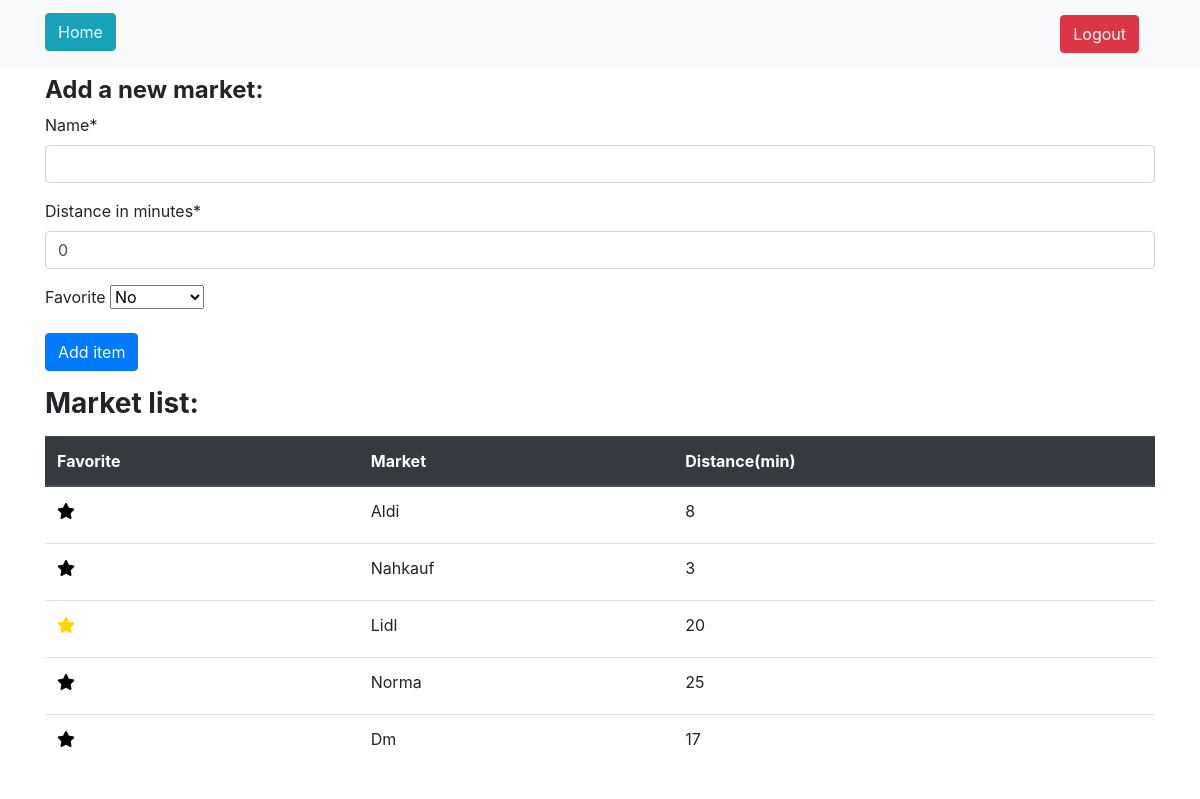
/createMarket/ (signed in), run on the app's committed database.
### calculator/models.py (models this page shows, shortened)
class MarketCreatedModel(models.Model):
    name = models.CharField(max_length=100, null=True)
    distance = models.PositiveIntegerField(null=True)
    favorite = models.BooleanField(null=True, default=False)
    user_id = models.ForeignKey(User, null=True, on_delete=models.CASCADE)

### calculator/views.py (the view, shortened to what this page needs)
# urls.py: path('createMarket/', views.MarketPageView.as_view(), name='market_page'),
@method_decorator(login_required, name='dispatch')
class MarketPageView(View):
    template_name = 'marketCreation.html'
    form_class = CreateNewMarketForm
    def get_context_data(self, **kwargs):
        context = {'form': self.form_class(), }
        context['list_of_markets'] = MarketCreatedModel.objects.filter(
            user_id=self.request.user.id)
        return context
    def get(self, request, *args, **kwargs):
        form = self.form_class(initial={'distance': 0, 'favorite': 0})
        context = self.get_context_data()
        context['form'] = form
        return render(request, self.template_name, context=context)

### calculator/forms.py
class CreateNewMarketForm(forms.ModelForm):
    class Meta:
        model = MarketCreatedModel
        fields = ['name', 'distance', 'favorite']
        labels = {
            'distance': 'Distance in minutes',
        }

### calculator/templates/marketCreation.html (shortened to what this page needs)
{% extends "base.html" %}
{% load static %}
{% load crispy_forms_tags %}
{% block content %}
    <div class="container mt-2">
        <div class="row">
            <div class="col-md">
                <h4>
                    <strong>Add a new market:</strong>
                </h4>
            </div>
        </div>
        <form method="POST">
            {% csrf_token %} {{ form|crispy }}
            <button class="btn btn-primary" type="submit" name="saveItem">Add item</button>
        </form>
    </div>
    <div class="container mt-3">
        <div class="row">
            <div class="col">
                <label for="itemList">
                    <h3>
                        <strong>Market list:</strong>
                    </h3>
                </label>
            </div>
        </div>
        <div class="row">
            <div class="col">
                {% if list_of_markets %}
                    <table class="table">
                        <thead class="thead-dark">
                            <tr>
                                <th>Favorite</th>
                                <th>Market</th>
                                <th>Distance(min)</th>
                            </tr>
                        </thead>
                        <tbody>
                            {% for market in list_of_markets %}
                                <tr>
                                    <td>
                                        <div class="btn-group btn-group-toggle" data-toggle="buttons">
                                            {% if market.favorite %}
                                                <label class="custom-btn custom-btn-yellow">
                                                    <a href="{% url 'unfavorite_market' pk=market.pk %}">
                                                        <i class="fas fa-star"></i>
                                                    </a>
                                                </label>
                                            {% else %}
                                                <label class="custom-btn custom-btn-black">
                                                    <a href="{% url 'favorite_market' pk=market.pk %}">
                                                        <i class="fas fa-star"></i>
                                                    </a>
                                                </label>
                                            {% endif %}
                                </div>
                                <td>{{ market.name|title }}</td>
                                <td>{{ market.distance }}</td>
                            </tr>
                        {% endfor %}
                    </tbody>
                </table>
            {% else %}
                <p>No markets added yet.</p>
            {% endif %}
        </div>
    </div>
</div>
<link rel="stylesheet" type="text/css" href="{% static 'css/styles.css' %}">
{% endblock content %}

### static/css/styles.css (style rules this page uses)
.custom-btn.custom-btn-yellow a { color: rgb(255,215,0) }
.custom-btn.custom-btn-yellow a i { color: rgb(255,215,0) }
.custom-btn.custom-btn-black a { color: black; }
.custom-btn.custom-btn-black a i { color: black; }

### data on the page
MarketCreatedModel: favorite False (drawn), name "Aldi", distance "8"
MarketCreatedModel: favorite False (drawn), name "Nahkauf", distance "3"
MarketCreatedModel: favorite True (drawn), name "Lidl", distance "20"
MarketCreatedModel: favorite False (drawn), name "Norma", distance "25"
MarketCreatedModel: favorite False (drawn), name "Dm", distance "17"
